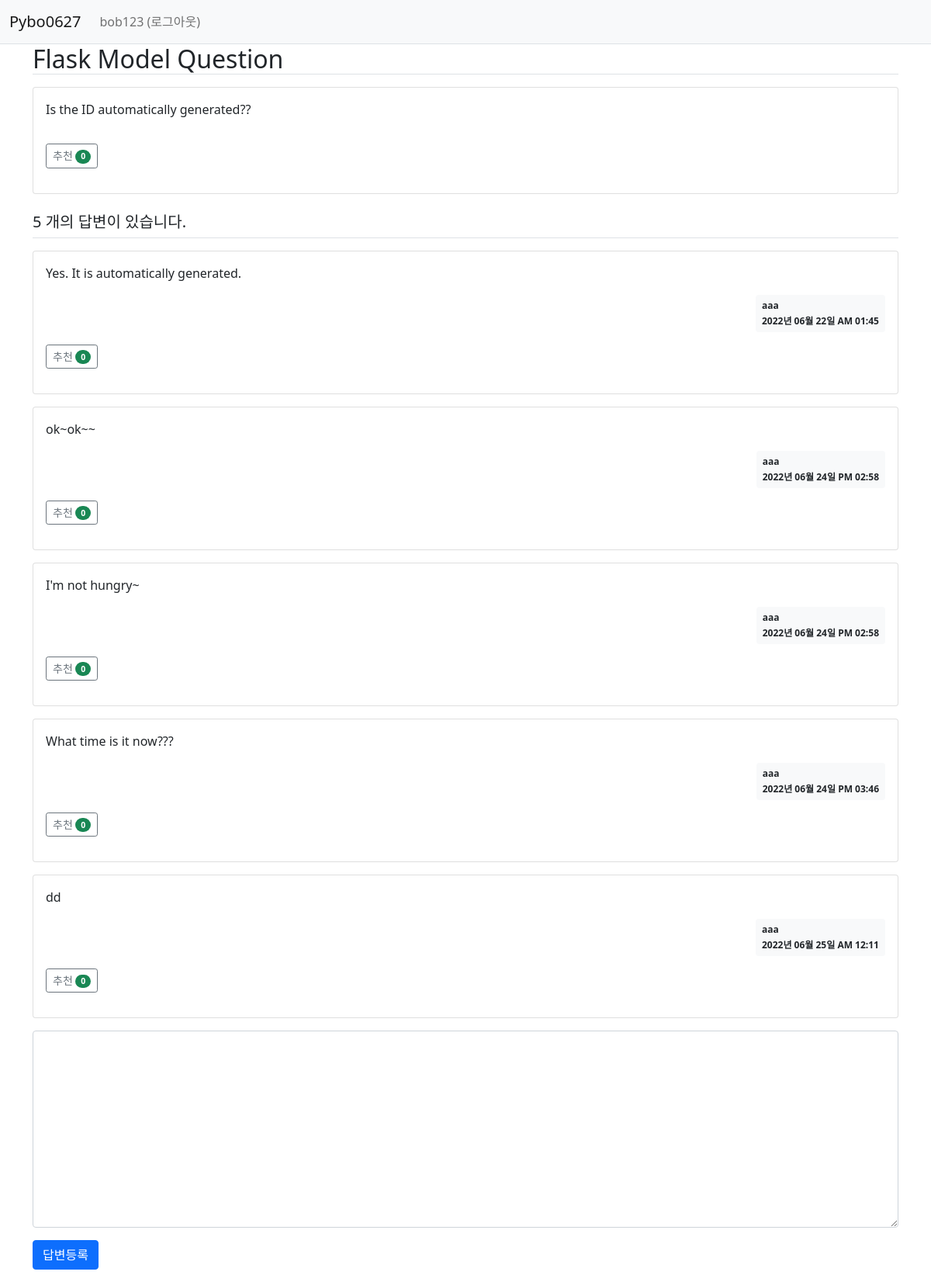
Page /question/detail/2/ (signed in) on the committed database.
### pybo/models.py (models this page shows)
class User(db.Model):
    id = db.Column(db.Integer, primary_key=True)
    username = db.Column(db.String(150), unique=True, nullable=False)
    password = db.Column(db.String(200), nullable=False)
    email = db.Column(db.String(120), unique=True, nullable=False)

class Question(db.Model):
    id = db.Column(db.Integer, primary_key=True)
    subject = db.Column(db.String(200), nullable=False)
    content = db.Column(db.Text(), nullable=False)
    create_date = db.Column(db.DateTime(), nullable=False)
    user_id = db.Column(db.Integer, db.ForeignKey('user.id', ondelete='CASCADE'), nullable=False)
    user = db.relationship('User', backref=db.backref('question_set'))
    modify_date = db.Column(db.DateTime(), nullable=True)
    voter = db.relationship('User', secondary=question_voter, backref=db.backref('question_voter_set'))

class Answer(db.Model):
    id = db.Column(db.Integer, primary_key=True)
    question_id = db.Column(db.Integer, db.ForeignKey('question.id', ondelete='CASCADE'))
    question = db.relationship('Question', backref=db.backref('answer_set'))
    content = db.Column(db.Text(), nullable=False)
    create_date = db.Column(db.DateTime(), nullable=False)
    user_id = db.Column(db.Integer, db.ForeignKey('user.id', ondelete='CASCADE'), nullable=False)
    user = db.relationship('User', backref=db.backref('answer_set'))
    modify_date = db.Column(db.DateTime(), nullable=True)
    voter = db.relationship('User', secondary=answer_voter, backref=db.backref('answer_voter_set'))

### pybo/views/question_views.py (the view)
@bp.route('/detail/<int:question_id>/')
def detail(question_id):
    form = AnswerForm()
    question = Question.query.get_or_404(question_id)
    return render_template('question/question_detail.html', question=question, form=form)

### pybo/forms.py
class AnswerForm(FlaskForm):
    content = TextAreaField('답변내용', validators=[DataRequired('내용은 필수 입력 항목입니다. ')])

### pybo/filter.py (called while the page is built)
def format_datetime(value, fmt='%Y년 %m월 %d일 %p %I:%M'):
    return value.strftime(fmt)

### pybo/views/auth_views.py (called while the page is built)
@bp.before_app_request
def load_logged_in_user():
    user_id = session.get('user_id')
    if user_id is None:
        g.user = None
    else:
        g.user = User.query.get(user_id)

### pybo/templates/question/question_detail.html (shortened to what this page needs)
<!DOCTYPE html>
<html lang="en">
<head>
</head>
<body>
    {% extends 'base.html' %}
    {% block content %}
    <div class = "container my -3">
        <h2 class = "border-bottom py 2">{{ question.subject }} </h2>
        <div class = "card my-3">
            <div class = "card-body">
                <div class = "card-text">{{ question.content|markdown  }}</div>
                <div class = "my-3">
                    <a href="javascript:void(0)" data-uri="{{ url_for('question.vote', question_id=question.id) }}"
                       class = "recommend btn btn-sm btn-outline-secondary">추천
                        <span class = "badge rounded-pill bg-success">{{ question.voter|length }}</span>
                    </a>
                </div>
            </div>
        </div>
        <h5 class = "border-bottom my-3 py-2">{{ question.answer_set|length }} 개의 답변이 있습니다.</h5>
        {% for answer in question.answer_set %}
        <div class = "card my-3">
            <div class="card-body">
                <div class = "card-text"> {{ answer.content|markdown }}</div>
                <div class = "d-flex justify-content-end">
                    <div class = "badge bg-light text-dark p-2 text-start">
                        <div class = "mb-2">{{ answer.user.username }} </div>
                        <div>{{ answer.create_date|datetime }}</div>
                    </div>
                </div>
                <div class = "my-3">
                    <a href="javascript:void(0)" data-uri="{{ url_for('answer.vote', answer_id=answer.id) }}"
                       class="recommend btn btn-sm btn-outline-secondary"> 추천
                        <span class = "badge rounded-pill bg-success">{{ answer.voter|length }}</span>
                    </a>
                </div>
            </div>
        </div>
        {% endfor %}
        <form action = "{{ url_for('answer.create', question_id=question.id) }}" method="post" class = "my-3">
            <div class = "mb-3">
                <textarea {% if not g.user%}disabled{% endif %}
                        name = "content" id="content" class = "form-control" rows = "10"></textarea>
            </div>
            <input type = "submit" value = "답변등록" class = "btn btn-primary">
            </form>
        </div>
{% endblock %}

### pybo/templates/navbar.html (shortened to what this page needs)
<!DOCTYPE html>
<html lang="en">
<head>
</head>
<body>
    <nav class = "navbar navbar-expand-lg navbar-light bg-light border-bottom">
        <div class = "container-fluid">
            <a class = "navbar-brand" href="{{ url_for('main.index') }}" >Pybo0627</a>
            <div class = "collapse navbar-collapse" id = "navbarSupportedContent">
                {% if g.user %}
                <ul class = "navbar-nav">
                    <li class = "nav-item ">
                        <a class = "nav-link" href = "{{ url_for('auth.logout') }}">{{ g.user.username }} (로그아웃) </a>
                    </li>
                </ul>
                {% endif %}
            </div>
        </div>
    </nav>
</body>
</html>

### rows in the picture
User: user.username "bob123"
Question: subject "Flask Model Question", content "Is the ID automatically generated??"
Answer: content "Yes. It is automatically generated.", user.username "aaa", create_date "2022년 06월 22일 AM 01:45", voter|length "0"
Answer: content "ok~ok~~", user.username "aaa", create_date "2022년 06월 24일 PM 02:58", voter|length "0"
Answer: content "I'm not hungry~", user.username "aaa", create_date "2022년 06월 24일 PM 02:58", voter|length "0"
Answer: content "What time is it now???", user.username "aaa", create_date "2022년 06월 24일 PM 03:46", voter|length "0"
Answer: content "dd", user.username "aaa", create_date "2022년 06월 25일 AM 12:11", voter|length "0"

### other values in the picture
{{ question.voter|length }} "0"
{{ question.answer_set|length }} "5"
